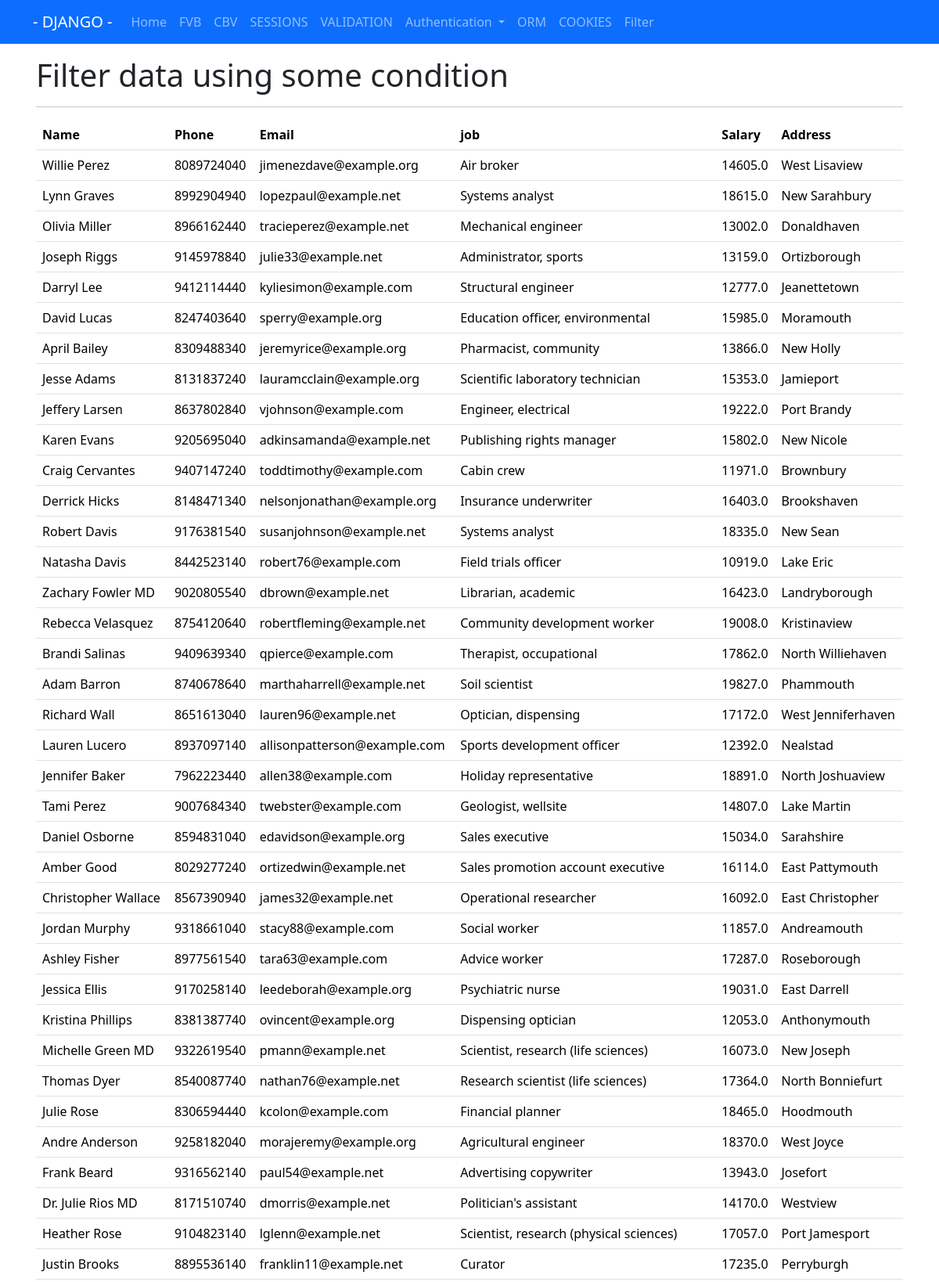
Screenshot of /orm/ (upper part) with the database file from the repository.
### conceptapp/models.py (models this page shows)
class Ormdata(models.Model):
    name=models.CharField(max_length=50)
    phone=models.CharField(max_length=50)
    email=models.EmailField()
    job=models.CharField(max_length=50)
    salary=models.FloatField()
    address=models.CharField(max_length=80)

### conceptapp/views.py (the view)
# urls.py: path('orm/',views.orm_view),
def orm_view(request):
    o1=Ormdata.objects.filter(~Q(name__endswith='n'))
    o2=Ormdata.objects.filter(salary__gt=18000)
    o=o1.union(o2)
    return render(request,'pages/orm_view.html',{"o":o})

### Template/pages/orm_view.html
{% extends 'pages/index.html' %}
{% load static %}
{% block body_block%}
<div class="container p-3">
    <h1>Filter data using some condition </h1>
<hr>
<table class="table">
    <tr>
        <th>Name</th>
        <th>Phone</th>
        <th>Email</th>
        <th>job</th>
        <th>Salary</th>
        <th>Address</th>
    </tr>
    {% for i in o%}
    <tr>
        <td>{{i.name}}</td>
        <td>{{i.phone}}</td>
        <td>{{i.email}}</td>
        <td>{{i.job}}</td>
        <td>{{i.salary}}</td>
        <td>{{i.address}}</td>
    </tr>
    {% endfor%}
</table>
</div>
{% endblock %}

### rows the page displays
Ormdata: name "Willie Perez", phone "8089724040", email "jimenezdave@example.org", job "Air broker", salary "14605.0", address "West Lisaview"
Ormdata: name "Lynn Graves", phone "8992904940", email "lopezpaul@example.net", job "Systems analyst", salary "18615.0", address "New Sarahbury"
Ormdata: name "Olivia Miller", phone "8966162440", email "tracieperez@example.net", job "Mechanical engineer", salary "13002.0", address "Donaldhaven"
Ormdata: name "Joseph Riggs", phone "9145978840", email "julie33@example.net", job "Administrator, sports", salary "13159.0", address "Ortizborough"
Ormdata: name "Darryl Lee", phone "9412114440", email "kyliesimon@example.com", job "Structural engineer", salary "12777.0", address "Jeanettetown"
Ormdata: name "David Lucas", phone "8247403640", email "sperry@example.org", job "Education officer, environmental", salary "15985.0", address "Moramouth"
Ormdata: name "April Bailey", phone "8309488340", email "jeremyrice@example.org", job "Pharmacist, community", salary "13866.0", address "New Holly"
Ormdata: name "Jesse Adams", phone "8131837240", email "lauramcclain@example.org", job "Scientific laboratory technician", salary "15353.0", address "Jamieport"
Ormdata: name "Jeffery Larsen", phone "8637802840", email "vjohnson@example.com", job "Engineer, electrical", salary "19222.0", address "Port Brandy"
Ormdata: name "Karen Evans", phone "9205695040", email "adkinsamanda@example.net", job "Publishing rights manager", salary "15802.0", address "New Nicole"
Ormdata: name "Craig Cervantes", phone "9407147240", email "toddtimothy@example.com", job "Cabin crew", salary "11971.0", address "Brownbury"
Ormdata: name "Derrick Hicks", phone "8148471340", email "nelsonjonathan@example.org", job "Insurance underwriter", salary "16403.0", address "Brookshaven"
Ormdata: name "Robert Davis", phone "9176381540", email "susanjohnson@example.net", job "Systems analyst", salary "18335.0", address "New Sean"
Ormdata: name "Natasha Davis", phone "8442523140", email "robert76@example.com", job "Field trials officer", salary "10919.0", address "Lake Eric"
Ormdata: name "Zachary Fowler MD", phone "9020805540", email "dbrown@example.net", job "Librarian, academic", salary "16423.0", address "Landryborough"
Ormdata: name "Rebecca Velasquez", phone "8754120640", email "robertfleming@example.net", job "Community development worker", salary "19008.0", address "Kristinaview"
Ormdata: name "Brandi Salinas", phone "9409639340", email "qpierce@example.com", job "Therapist, occupational", salary "17862.0", address "North Williehaven"
Ormdata: name "Adam Barron", phone "8740678640", email "marthaharrell@example.net", job "Soil scientist", salary "19827.0", address "Phammouth"
Ormdata: name "Richard Wall", phone "8651613040", email "lauren96@example.net", job "Optician, dispensing", salary "17172.0", address "West Jenniferhaven"
Ormdata: name "Lauren Lucero", phone "8937097140", email "allisonpatterson@example.com", job "Sports development officer", salary "12392.0", address "Nealstad"
Ormdata: name "Jennifer Baker", phone "7962223440", email "allen38@example.com", job "Holiday representative", salary "18891.0", address "North Joshuaview"
Ormdata: name "Tami Perez", phone "9007684340", email "twebster@example.com", job "Geologist, wellsite", salary "14807.0", address "Lake Martin"
Ormdata: name "Daniel Osborne", phone "8594831040", email "edavidson@example.org", job "Sales executive", salary "15034.0", address "Sarahshire"
Ormdata: name "Amber Good", phone "8029277240", email "ortizedwin@example.net", job "Sales promotion account executive", salary "16114.0", address "East Pattymouth"
Ormdata: name "Christopher Wallace", phone "8567390940", email "james32@example.net", job "Operational researcher", salary "16092.0", address "East Christopher"
Ormdata: name "Jordan Murphy", phone "9318661040", email "stacy88@example.com", job "Social worker", salary "11857.0", address "Andreamouth"
Ormdata: name "Ashley Fisher", phone "8977561540", email "tara63@example.com", job "Advice worker", salary "17287.0", address "Roseborough"
Ormdata: name "Jessica Ellis", phone "9170258140", email "leedeborah@example.org", job "Psychiatric nurse", salary "19031.0", address "East Darrell"
Ormdata: name "Kristina Phillips", phone "8381387740", email "ovincent@example.org", job "Dispensing optician", salary "12053.0", address "Anthonymouth"
Ormdata: name "Michelle Green MD", phone "9322619540", email "pmann@example.net", job "Scientist, research (life sciences)", salary "16073.0", address "New Joseph"
Ormdata: name "Thomas Dyer", phone "8540087740", email "nathan76@example.net", job "Research scientist (life sciences)", salary "17364.0", address "North Bonniefurt"
Ormdata: name "Julie Rose", phone "8306594440", email "kcolon@example.com", job "Financial planner", salary "18465.0", address "Hoodmouth"
Ormdata: name "Andre Anderson", phone "9258182040", email "morajeremy@example.org", job "Agricultural engineer", salary "18370.0", address "West Joyce"
Ormdata: name "Frank Beard", phone "9316562140", email "paul54@example.net", job "Advertising copywriter", salary "13943.0", address "Josefort"
Ormdata: name "Dr. Julie Rios MD", phone "8171510740", email "dmorris@example.net", job "Politician's assistant", salary "14170.0", address "Westview"
Ormdata: name "Heather Rose", phone "9104823140", email "lglenn@example.net", job "Scientist, research (physical sciences)", salary "17057.0", address "Port Jamesport"
Ormdata: name "Justin Brooks", phone "8895536140", email "franklin11@example.net", job "Curator", salary "17235.0", address "Perryburgh"
